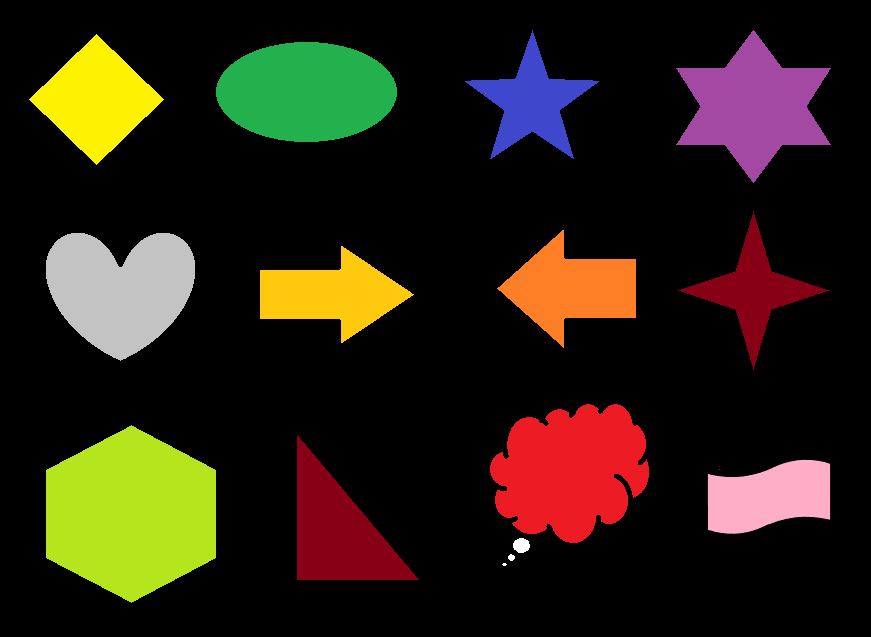
#> input picture figuras3.png, 871 x 637 px
$ python practica33.py
#> lines starting #> are read from the running program, lines starting #| are printed output that depends on the picture; after the words box and inside, x2 and y2 are one past the last pixel; in counts of white or black regions, pixels touching at a corner belong together
import cv2
import numpy as np

def figColor(imagenHSV):
    # red
    rojoBajo1 = np.array([0,100,20],np.uint8)
    rojoAlto1 = np.array([10,255,255],np.uint8)
    rojoBajo2 = np.array([175,100,20],np.uint8)
    rojoAlto2 = np.array([180,255,255],np.uint8)

    #orange
    naranjaBajo = np.array([11,100,20],np.uint8)
    naranjaAlto = np.array([19,255,255],np.uint8)

    # yellow
    amarilloBajo = np.array([20,100,20],np.uint8)
    amarilloAlto = np.array([32,255,255],np.uint8)

    # verde
    verdeBajo = np.array([36,100,20],np.uint8)
    verdeAlto = np.array([70,255,255],np.uint8)

    # azul
    azulBajo = np.array([71,100,20],np.uint8)
    azulAlto = np.array([129,255,255],np.uint8)


    # violeta
    violetaBajo = np.array([130,100,20],np.uint8)
    violetaAlto = np.array([164,255,255],np.uint8)

    # rosa
    rosaBajo = np.array([165,50,20],np.uint8)
    rosaAlto = np.array([170,255,255],np.uint8)

    # gris
    grisBajo = np.array([0,0,0],np.uint8)
    grisAlto = np.array([255,5,30],np.uint8)

    # masks
    maskRojo1 = cv2.inRange(imagenHSV, rojoBajo1, rojoAlto1)
    maskRojo2 = cv2.inRange(imagenHSV, rojoBajo2, rojoAlto2)
    maskRojo = cv2.add(maskRojo1,maskRojo2)
    maskNaranja = cv2.inRange(imagenHSV, naranjaBajo, naranjaAlto)
    maskAmarillo = cv2.inRange(imagenHSV, amarilloBajo, amarilloAlto)
    maskVerde = cv2.inRange(imagenHSV, verdeBajo, verdeAlto)
    maskAzul = cv2.inRange(imagenHSV, azulBajo, azulAlto)
    maskVioleta = cv2.inRange(imagenHSV, violetaBajo, violetaAlto)
    maskRosa = cv2.inRange(imagenHSV, rosaBajo, rosaAlto)
    maskGris = cv2.inRange(imagenHSV, grisBajo, grisAlto)

    cntsRojo = cv2.findContours(maskRojo, cv2.RETR_EXTERNAL, cv2.CHAIN_APPROX_SIMPLE)[0]
    cntsNaranja = cv2.findContours(maskNaranja, cv2.RETR_EXTERNAL, cv2.CHAIN_APPROX_SIMPLE)[0]
    cntsAmarillo = cv2.findContours(maskAmarillo, cv2.RETR_EXTERNAL, cv2.CHAIN_APPROX_SIMPLE)[0]
    cntsVerde = cv2.findContours(maskVerde, cv2.RETR_EXTERNAL, cv2.CHAIN_APPROX_SIMPLE)[0]
    cntsAzul = cv2.findContours(maskAzul, cv2.RETR_EXTERNAL, cv2.CHAIN_APPROX_SIMPLE)[0]
    cntsVioleta = cv2.findContours(maskVioleta, cv2.RETR_EXTERNAL, cv2.CHAIN_APPROX_SIMPLE)[0]
    cntsRosa = cv2.findContours(maskRosa, cv2.RETR_EXTERNAL, cv2.CHAIN_APPROX_SIMPLE)[0]
    cntsGris = cv2.findContours(maskGris, cv2.RETR_EXTERNAL, cv2.CHAIN_APPROX_SIMPLE)[0]

    # [7 lines of commented-out code are left out]

    color = ''
    if len(cntsRojo)>0: color='Rojo'
    elif len(cntsNaranja)>0: color='Naranja'
    elif len(cntsAmarillo)>0: color='Amarillo'
    elif len(cntsVerde)>0: color='Verde'
    elif len(cntsAzul)>0: color='Azul'
    elif len(cntsVioleta)>0: color='Violeta'
    elif len(cntsRosa)>0: color='Rosa'
    elif len(cntsGris)>0: color='Gris'

    return color

def figName(contorno,width,height):
    epsilon = 0.007*cv2.arcLength(contorno,True)
    approx = cv2.approxPolyDP(contorno,epsilon,True)
    namefig = ''
    print (len(approx))
    if len(approx) == 2:
        namefig = 'lineas'
    if len(approx) == 3:
        namefig = 'Triangulo'
    if len(approx) == 4:
        aspect_ratio = float(width)/height
        if aspect_ratio == 1:
            namefig = 'Cuadrado'
        else:
            namefig = 'Rectangulo'
    if len(approx) == 5:
        namefig = 'Pentagono'
    if len(approx) == 6:
        namefig = 'Hexagono'
    if len(approx) == 7:
        namefig = 'Flecha'
    if len(approx) == 8:
        aspect_ratio = float(width)/height
        if aspect_ratio >= 0.7 and aspect_ratio <= 1.3:
            namefig = 'estrella 4 puntas'
        else:
            namefig = 'Bandera'
    if len(approx) == 9:
        namefig = 'enagono'
    if len(approx) == 10:
        namefig = 'estrella 5 puntas'
    if len(approx) == 12:
        namefig = 'estrella 6 puntas'
    if len(approx) > 12:
        aspect_ratio = float(width)/height
        if aspect_ratio == 1:
            namefig = 'Circulo'
        else:
            namefig = 'Ovalo'


    return namefig

imagen = cv2.imread('figuras3.png')
#> imagen is the input picture: shape (637, 871, 3); mean B, G, R 18.7, 32.6, 42.2


gray = cv2.cvtColor(imagen, cv2.COLOR_BGR2GRAY)
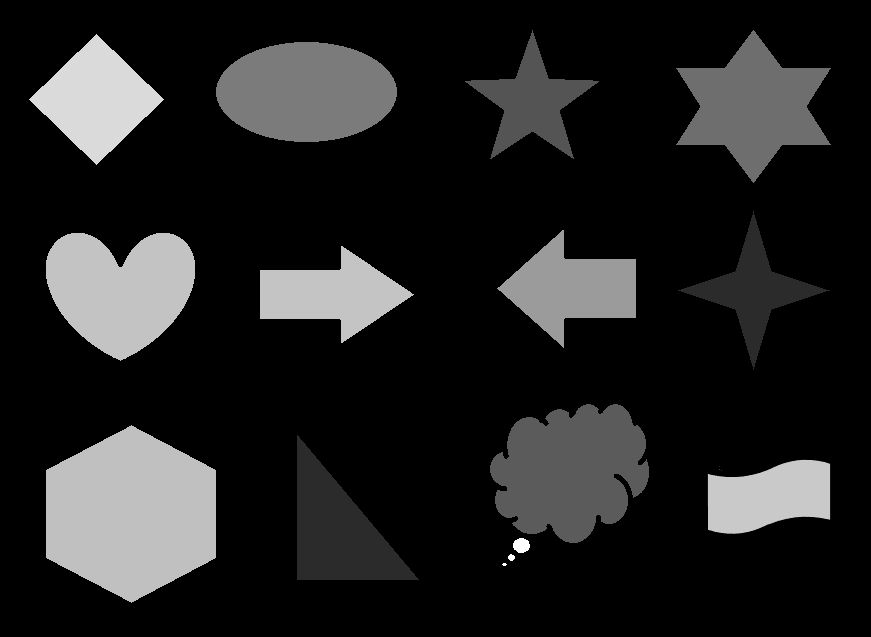
#> gray: shape (637, 871); min 0, max 255, mean 33.8
canny = cv2.Canny(gray, 10,150)
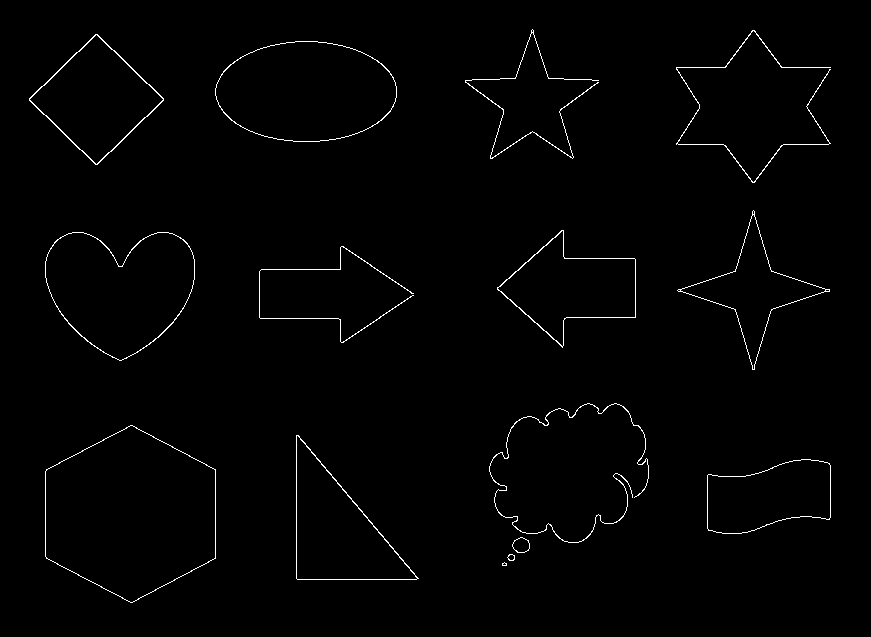
#> canny: shape (637, 871); 1.1% white in thin lines or dots, all inside (x1, y1, x2, y2) = (29, 29, 831, 603)
canny = cv2.dilate(canny, None, iterations=1)
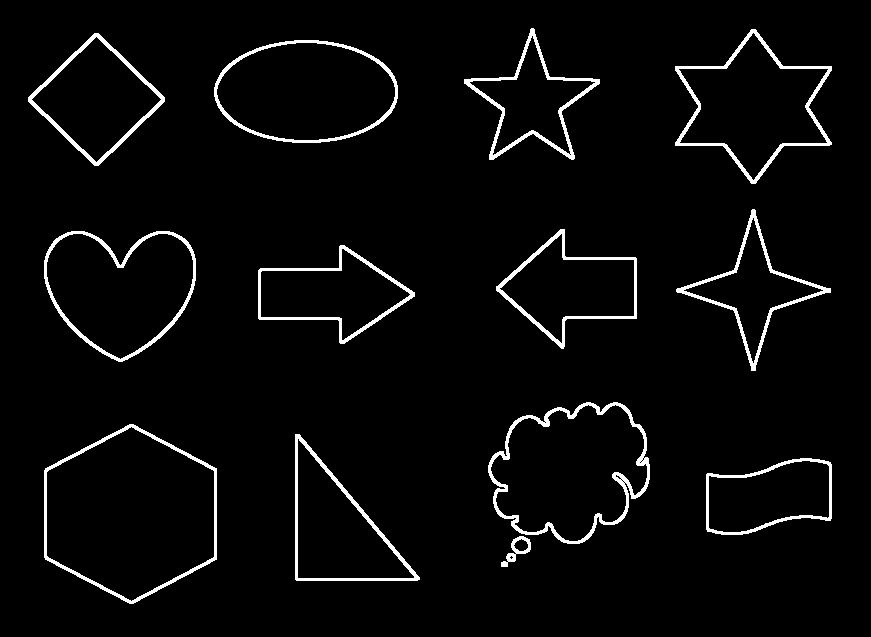
#> canny: shape (637, 871); 3.7% white; 13 white regions, largest, box (x1, y1, x2, y2) and area: (488, 402, 650, 544) 2408, (675, 29, 832, 184) 2015, (44, 424, 217, 604) 1922
canny = cv2.erode(canny, None, iterations=1)
cnts,_ = cv2.findContours(canny, cv2.RETR_EXTERNAL, cv2.CHAIN_APPROX_SIMPLE)
#> cnts = 15 contours, 1 with area under 20; largest, box (x1, y1, x2, y2) and area: (45, 425, 216, 603) 22558, (489, 403, 649, 543) 15932, (215, 41, 397, 142) 14204, (45, 232, 195, 361) 13567, (676, 30, 831, 183) 12312


imageHSV = cv2.cvtColor(imagen, cv2.COLOR_BGR2HSV)
#> imageHSV: shape (637, 871, 3); mean H, S, V 20.7, 44.1, 49.4

for c in cnts:
    if cv2.contourArea(c) > 50:
        x,y,w,h = cv2.boundingRect(c)
        imAux = np.zeros(imagen.shape[:2],dtype="uint8")
        imAux = cv2.drawContours(imAux,[c],-1,255,-1)
        maskHSV = cv2.bitwise_and(imageHSV, imageHSV, mask=imAux)
        name = figName(c,w,h)
        color = figColor(maskHSV)

        nameColor = name +' '+color
        cv2.putText(imagen, nameColor, (x,y-5), 1, 0.8, (0,255,0),1)
        cv2.imshow('ima',imagen)
        cv2.waitKey(0)
#> this loop made 15 passes
#> (x, y, w, h, epsilon in figName, approx in figName, namefig in figName, aspect_ratio in figName) on pass 13: (29, 34, 135, 131, 2.65, [[95, 34], [29, 100], [97, 164], [163, 98]], 'Rectangulo', 1.03)
#> (x, y, w, h, epsilon in figName, namefig in figName, aspect_ratio in figName, name) on passes 3, 4, 7, 9, 11, 12: (512, 537, 18, 16, 0.378, 'Ovalo', 1.12, 'Ovalo'), (707, 459, 124, 75, 2.62, 'Bandera', 1.65, 'Bandera'), (489, 403, 160, 140, 4.88, 'Ovalo', 1.14, 'Ovalo'), (45, 232, 150, 129, 3.49, 'Ovalo', 1.16, 'Ovalo'), (677, 210, 153, 160, 3.75, 'estrella 4 puntas', 0.956, 'estrella 4 puntas'), (215, 41, 182, 101, 3.33, 'Ovalo', 1.8, 'Ovalo')
#| 19
#| 8
#| 3
#| 6
#| 35
#| 7
#| 18
#| 7
#> (further printed lines are left out)
#> pass 3, `imAux = cv2.drawContours(imAux,[c],-1,255,-1)`:
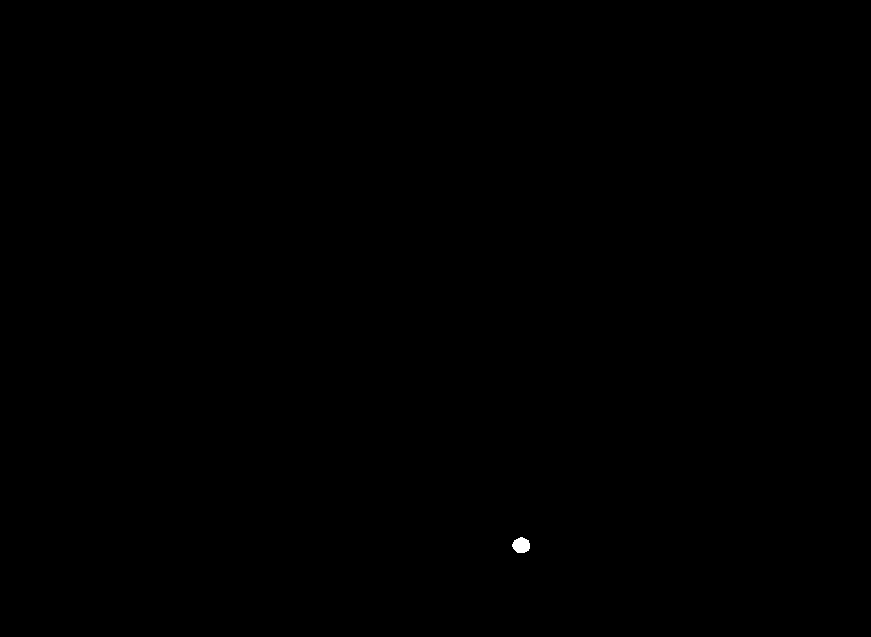
#> imAux: shape (637, 871); 0.04% white; 1 white region, box (x1, y1, x2, y2) and area: (512, 537, 530, 553) 220
#> after the loop:
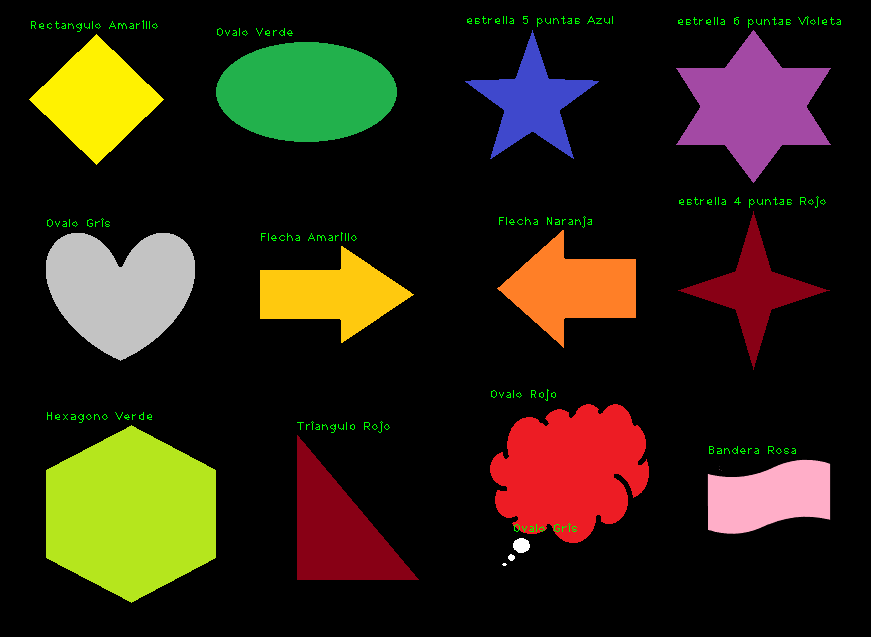
#> imagen: shape (637, 871, 3); 0.46% of pixels changed, all inside (x1, y1, x2, y2) = (31, 16, 841, 532)
